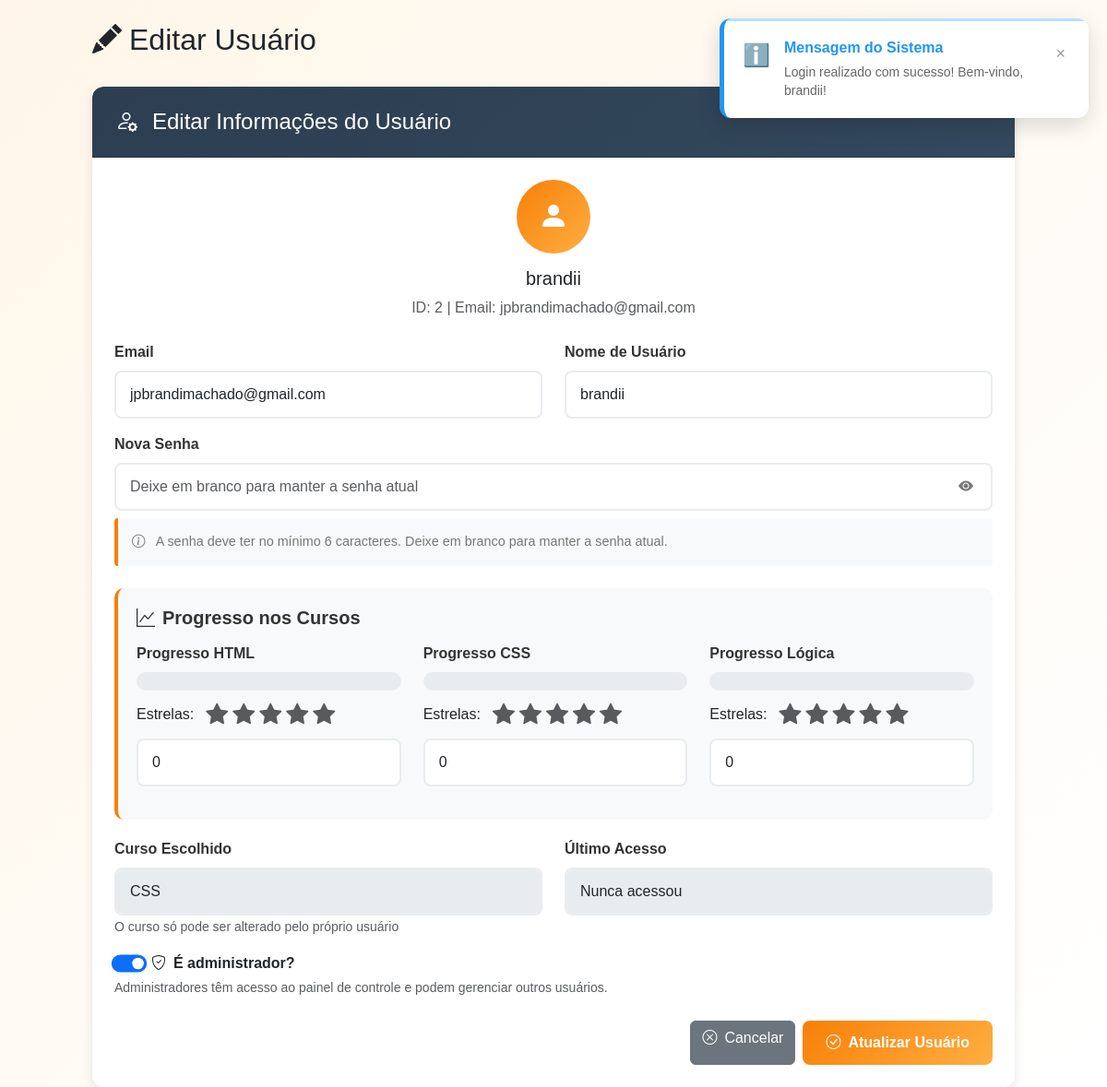
The page /usuario-edit.php?id=2 (signed in) on the database its author committed.
### tables this page shows
CREATE TABLE `usuarios` (
  `id` int NOT NULL AUTO_INCREMENT,
  `email` varchar(255) NOT NULL,
  `nome` varchar(255) NOT NULL,
  `senha` varchar(255) NOT NULL,
  `curso_escolhido` varchar(50) DEFAULT '',
  `progresso_html` int DEFAULT '0',
  `estrelas_html` int DEFAULT '0',
  `progresso_css` int DEFAULT '0',
  `estrelas_css` int DEFAULT '0',
  `progresso_logica` int DEFAULT '0',
  `estrelas_logica` int DEFAULT '0',
  `is_admin` tinyint(1) DEFAULT '0',
  `data_criacao` timestamp NULL DEFAULT CURRENT_TIMESTAMP,
  `ultimo_acesso` timestamp NULL DEFAULT NULL,
  `ultima_atualizacao` timestamp NULL DEFAULT CURRENT_TIMESTAMP ON UPDATE CURRENT_TIMESTAMP,
  PRIMARY KEY (`id`),
  UNIQUE KEY `email_unique` (`email`),
  KEY `idx_usuario_email` (`email`),
  KEY `idx_usuarios_admin` (`is_admin`),
  KEY `idx_usuarios_data_criacao` (`data_criacao`)
);

### usuario-edit.php (the view, shortened to what this page needs)
<?php
require 'conexao.php';
$usuario_id = mysqli_real_escape_string($conexao, $_GET['id']);
$sql = "SELECT * FROM usuarios WHERE id='$usuario_id'";
$query = mysqli_query($conexao, $sql);
$usuario = mysqli_fetch_assoc($query);
?>
<!DOCTYPE html>
<html lang="pt-br">
<head>
    <link rel="stylesheet" href="notification.css">
    <link href="https://cdn.jsdelivr.net/npm/bootstrap@5.3.8/dist/css/bootstrap.min.css" rel="stylesheet">
    <link rel="stylesheet" href="https://cdn.jsdelivr.net/npm/bootstrap-icons@1.13.1/font/bootstrap-icons.min.css">
</head>
<body>
    <div class="admin-container mt-4">
        <div class="d-flex justify-content-between align-items-center mb-4">
            <h2 class="text-dark"><i class="bi bi-pencil-fill me-2"></i>Editar Usuário</h2>
            <a href="crud.php" class="btn btn-secondary">
            </a>
        </div>
        <div class="card edit-user-card">
            <div class="card-header card-header-custom">
                <div class="d-flex align-items-center">
                    <i class="bi bi-person-gear me-3 fs-4"></i>
                    <h4 class="mb-0">Editar Informações do Usuário</h4>
                </div>
            </div>
            <div class="card-body p-4">
                <div class="text-center mb-4">
                    <div class="user-avatar-edit">
                        <i class="bi bi-person-fill"></i>
                    </div>
                    <h5><?= htmlspecialchars($usuario['nome']); ?></h5>
                    <p class="text-muted">ID: <?= $usuario['id']; ?> | Email: <?= htmlspecialchars($usuario['email']); ?></p>
                </div>
                <form action="acoes.php" method="POST">
                    <div class="row">
                        <div class="col-md-6 mb-3">
                            <label class="form-label">Email</label>
                            <input type="email" name="email" value="<?= htmlspecialchars($usuario['email']); ?>"
                                   class="form-control form-control-custom" required>
                        </div>
                        <div class="col-md-6 mb-3">
                            <label class="form-label">Nome de Usuário</label>
                            <input type="text" name="nome" value="<?= htmlspecialchars($usuario['nome']); ?>"
                                   class="form-control form-control-custom" required>
                        </div>
                    </div>
                    <div class="mb-4">
                        <label class="form-label">Nova Senha</label>
                        <div class="position-relative">
                            <input type="password" name="senha" id="senha"
                                   class="form-control form-control-custom"
                                   placeholder="Deixe em branco para manter a senha atual">
                            <button type="button" class="toggle-password" onclick="togglePassword()">
                                <i class="bi bi-eye-fill" id="toggleIcon"></i>
                            </button>
                        </div>
                        <div class="password-note mt-2">
                            <i class="bi bi-info-circle me-2"></i>
                            A senha deve ter no mínimo 6 caracteres. Deixe em branco para manter a senha atual.
                        </div>
                    </div>
                    <div class="progress-section">
                        <h5 class="progress-title">
                            <i class="bi bi-graph-up"></i>Progresso nos Cursos
                        </h5>
                        <div class="row">
                            <div class="col-md-4 mb-3">
                                <label class="form-label">Progresso HTML</label>
                                <div class="mb-2">
                                    <div class="progress progress-bar-custom mb-2">
                                    </div>
                                </div>
                                <div class="stars-input">
                                    <span class="me-2">Estrelas:</span>
                                    <?php for($i = 1; $i <= 5; $i++): ?>
                                        <i class="bi bi-star-fill star-icon <?= $i <= ($usuario['estrelas_html'] ?? 0) ? 'text-warning' : 'text-muted' ?>"
                                           data-value="<?= $i ?>"
                                           data-target="estrelas_html"
                                           onclick="setStars(this)"></i>
                                    <?php endfor; ?>
                                </div>
                                <input type="number" name="progresso_html" class="form-control form-control-custom mt-2"
                                       value="<?= $usuario['progresso_html'] ?? 0 ?>" min="0" max="5"
                                       placeholder="Progresso (0-5)">
                            </div>
                            <div class="col-md-4 mb-3">
                                <label class="form-label">Progresso CSS</label>
                                <div class="mb-2">
                                    <div class="progress progress-bar-custom mb-2">
                                    </div>
                                </div>
                                <div class="stars-input">
                                    <span class="me-2">Estrelas:</span>
                                    <?php for($i = 1; $i <= 5; $i++): ?>
                                        <i class="bi bi-star-fill star-icon <?= $i <= ($usuario['estrelas_css'] ?? 0) ? 'text-warning' : 'text-muted' ?>"
                                           data-value="<?= $i ?>"
                                           data-target="estrelas_css"
                                           onclick="setStars(this)"></i>
                                    <?php endfor; ?>
                                </div>
                                <input type="number" name="progresso_css" class="form-control form-control-custom mt-2"
                                       value="<?= $usuario['progresso_css'] ?? 0 ?>" min="0" max="5"
                                       placeholder="Progresso (0-5)">
                            </div>
                            <div class="col-md-4 mb-3">
                                <label class="form-label">Progresso Lógica</label>
                                <div class="mb-2">
                                    <div class="progress progress-bar-custom mb-2">
                                    </div>
                                </div>
                                <div class="stars-input">
                                    <span class="me-2">Estrelas:</span>
                                    <?php for($i = 1; $i <= 5; $i++): ?>
                                        <i class="bi bi-star-fill star-icon <?= $i <= ($usuario['estrelas_logica'] ?? 0) ? 'text-warning' : 'text-muted' ?>"
                                           data-value="<?= $i ?>"
                                           data-target="estrelas_logica"
                                           onclick="setStars(this)"></i>
                                    <?php endfor; ?>
                                </div>
                                <input type="number" name="progresso_logica" class="form-control form-control-custom mt-2"
                                       value="<?= $usuario['progresso_logica'] ?? 0 ?>" min="0" max="5"
                                       placeholder="Progresso (0-5)">
                            </div>
                        </div>
                    </div>
                    <div class="row">
                        <div class="col-md-6 mb-3">
                            <label class="form-label">Curso Escolhido</label>
                            <select class="form-control form-control-custom" disabled>
                                <option><?= strtoupper($usuario['curso_escolhido'] ?? 'html'); ?></option>
                            </select>
                            <small class="text-muted">O curso só pode ser alterado pelo próprio usuário</small>
                        </div>
                        <div class="col-md-6 mb-3">
                            <label class="form-label">Último Acesso</label>
                            <input type="text" class="form-control form-control-custom"
                                   value="<?= $usuario['ultimo_acesso'] ? date('d/m/Y H:i', strtotime($usuario['ultimo_acesso'])) : 'Nunca acessou' ?>"
                                   disabled>
                        </div>
                    </div>
                    <div class="mb-4">
                        <div class="form-check form-switch">
                            <input class="form-check-input" type="checkbox" name="is_admin" value="1"
                                   id="is_admin" <?= $usuario['is_admin'] ? 'checked' : '' ?>
                                   style="transform: scale(1.2);">
                            <label class="form-check-label fw-bold" for="is_admin">
                                <i class="bi bi-shield-check me-2"></i>É administrador?
                            </label>
                        </div>
                        <small class="text-muted">
                            Administradores têm acesso ao painel de controle e podem gerenciar outros usuários.
                        </small>
                    </div>
                    <div class="row mt-4">
                        <div class="col-12">
                            <div class="d-flex gap-2 justify-content-end">
                                <a href="crud.php" class="btn btn-secondary">
                                    <i class="bi bi-x-circle me-2"></i>Cancelar
                                </a>
                                <button type="submit" name="update_usuario" class="btn btn-admin">
                                    <i class="bi bi-check-circle me-2"></i>Atualizar Usuário
                                </button>
                            </div>
                        </div>
                    </div>
                </form>
            </div>
        </div>
    </div>
</body>
</html>

### usuario-edit.php (style rules this page uses)
:root { --primary-color: #F78008; --primary-dark: #e67200; --secondary-color: #4A90E2; --text-color: #333333; --text-light: #777777; --background-light: #F8F8F8; --white: #FFFFFF; --shadow: 0 4px 12px rgba(0, 0, 0, 0.1); }
body { background: linear-gradient(135deg, #fff6e9 0%, #ffffff 100%); font-family: "B612", sans-serif; min-height: 100vh; }
.admin-container { max-width: 1000px; margin: 0 auto; }
.card-header-custom { background: linear-gradient(135deg, #2c3e50 0%, #34495e 100%); color: white; border-radius: 12px 12px 0 0 !important; padding: 20px 25px; }
.edit-user-card { border: none; border-radius: 12px; box-shadow: var(--shadow); overflow: hidden; }
.form-control-custom { border: 2px solid #e9ecef; border-radius: 8px; padding: 12px 15px; transition: all 0.3s ease; }
.btn-admin { background: linear-gradient(135deg, #F78008 0%, #ffae42 100%); border: none; color: white; padding: 12px 25px; border-radius: 8px; transition: all 0.3s ease; font-weight: 600; }
.user-avatar-edit { width: 80px; height: 80px; background: linear-gradient(135deg, #F78008 0%, #ffae42 100%); border-radius: 50%; display: flex; align-items: center; justify-content: center; color: white; font-size: 2rem; margin: 0 auto 15px; }
.password-note { background: #f8f9fa; border-left: 4px solid var(--primary-color); padding: 15px; border-radius: 4px; font-size: 0.9rem; color: var(--text-light); }
.form-label { font-weight: 600; color: var(--text-color); margin-bottom: 8px; }
.toggle-password { position: absolute; right: 15px; top: 50%; transform: translateY(-50%); background: none; border: none; color: var(--text-light); cursor: pointer; }
.progress-section { background: #f8f9fa; border-radius: 10px; padding: 20px; margin-bottom: 20px; border-left: 4px solid var(--primary-color); }
.progress-title { font-weight: 600; color: var(--text-color); margin-bottom: 15px; display: flex; align-items: center; gap: 8px; }
.progress-bar-custom { border-radius: 10px; height: 20px; }
.stars-input { display: flex; gap: 5px; align-items: center; }
.star-icon { font-size: 1.5rem; cursor: pointer; transition: all 0.2s ease; }

### rows shown on the page
usuarios: nome "brandii", id "2", email "jpbrandimachado@gmail.com", estrelas_html 0 (drawn), progresso_html "0", estrelas_css 0 (drawn), progresso_css "0", estrelas_logica 0 (drawn), progresso_logica "0", curso_escolhido "CSS", ultimo_acesso "Nunca acessou", is_admin "☑"
